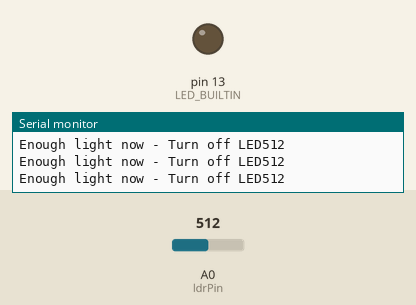
Recording of a sketch running on a simulated Arduino Uno, built with avr-gcc and run on an emulated ATmega328P. On the bench: output pins drawn as LEDs (lit = HIGH), the last lines printed to the serial monitor. Dashed ring = blinking. The inputs (shaded band) are chosen by the test bench; at power-on: A0 (ldrPin) = 512.

Above: at 1.2 s.
1.3 s: A0 (ldrPin) set to 210
2.8 s: A0 (ldrPin) set to 190
At 3.6 s:
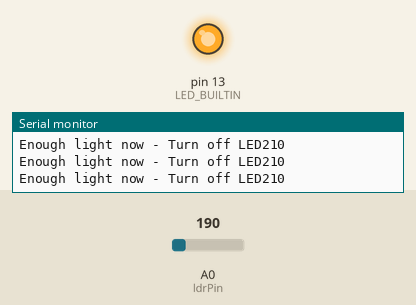
5.8 s: A0 (ldrPin) set to 306
At 7.0 s:
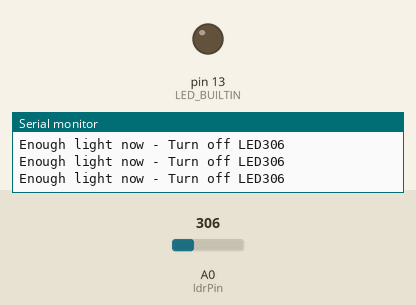
7.3 s: A0 (ldrPin) set to 122
At 8.1 s:
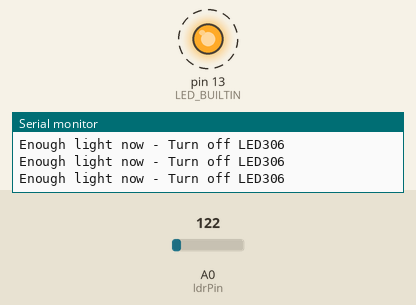
Timing chart, 0 to 11.3 s (numbered marks = the images above; inputs shaded):
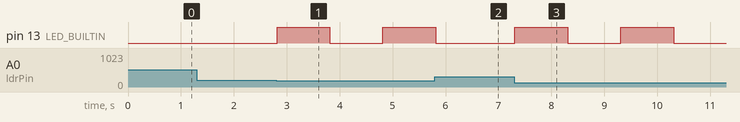

The sketch:

Blink_LDR.ino
```cpp
const int ldrPin = A0;

// the setup function runs once when you press reset or power the board
void setup() {
  Serial.begin(9600);
  pinMode(LED_BUILTIN, OUTPUT);
  pinMode(ldrPin, INPUT);
}

// the loop function runs over and over again forever
void loop() {
  int ldrStatus = analogRead(ldrPin);
  if (ldrStatus <= 200)
  {
    digitalWrite(LED_BUILTIN, HIGH);   // turn the LED on (HIGH is the voltage level)
    delay(1000);                       // wait for a second
    digitalWrite(LED_BUILTIN, LOW);    // turn the LED off by making the voltage LOW
    delay(1000);                       // wait for a second
  } else
  {
    digitalWrite(LED_BUILTIN, LOW);    // Enough light
    Serial.print("Enough light now - Turn off LED");
    Serial.println(ldrStatus);
  }


} //End of loop
```

Measured:
- the behaviour switches between 201 and 200 on A0 (ldrPin) (found by bisection; images 0 and 1)
- after the input at 2.8 s, pin 13 (LED_BUILTIN): LOW → HIGH at once, → LOW 1.0 s later, → HIGH 1.0 s later
- after the input at 5.8 s, pin 13 (LED_BUILTIN): goes on until 5.8 s, then stays LOW
- after the input at 7.3 s, pin 13 (LED_BUILTIN): alternates HIGH for 1.0 s and LOW for 1.0 s, starting at once
